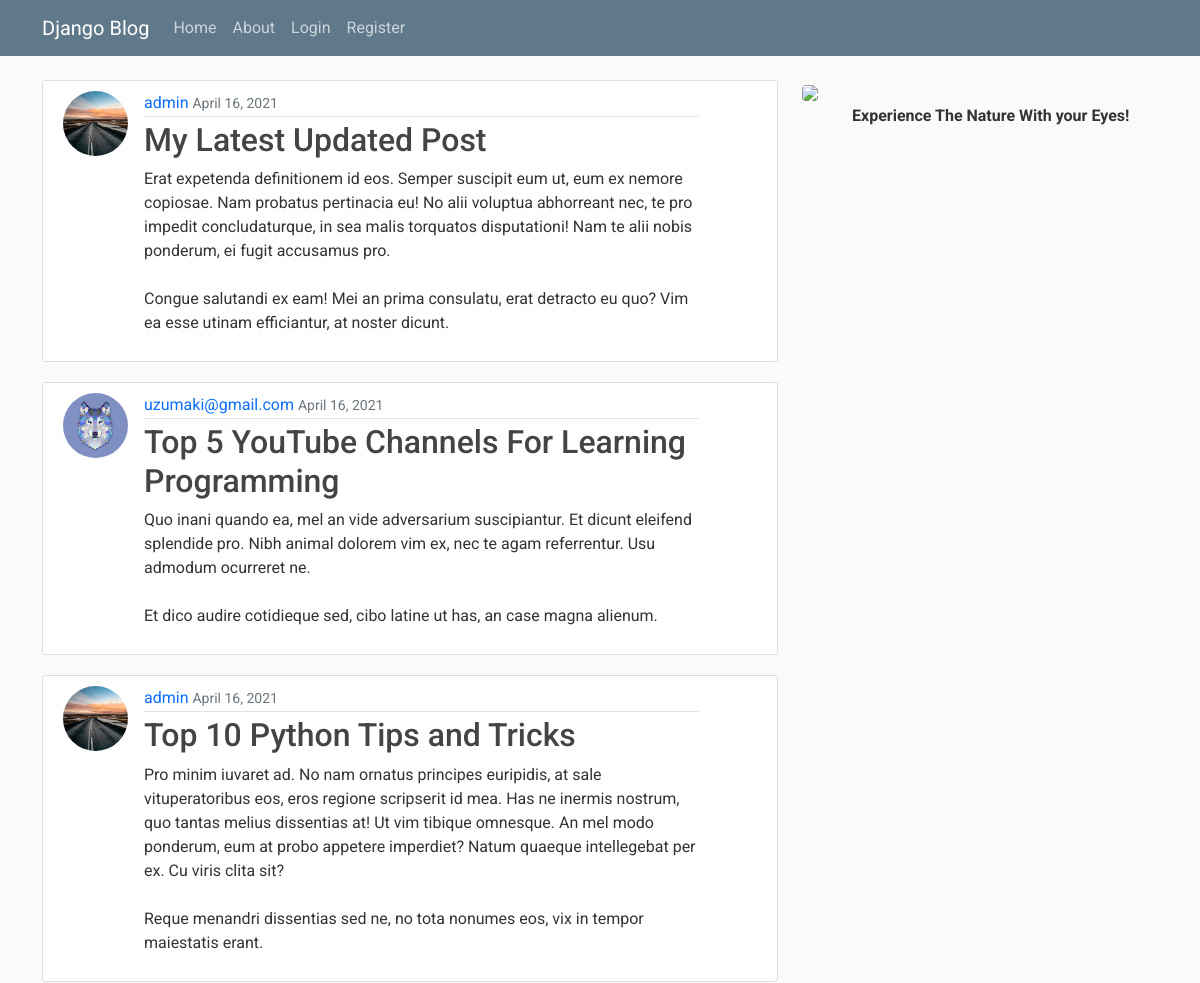
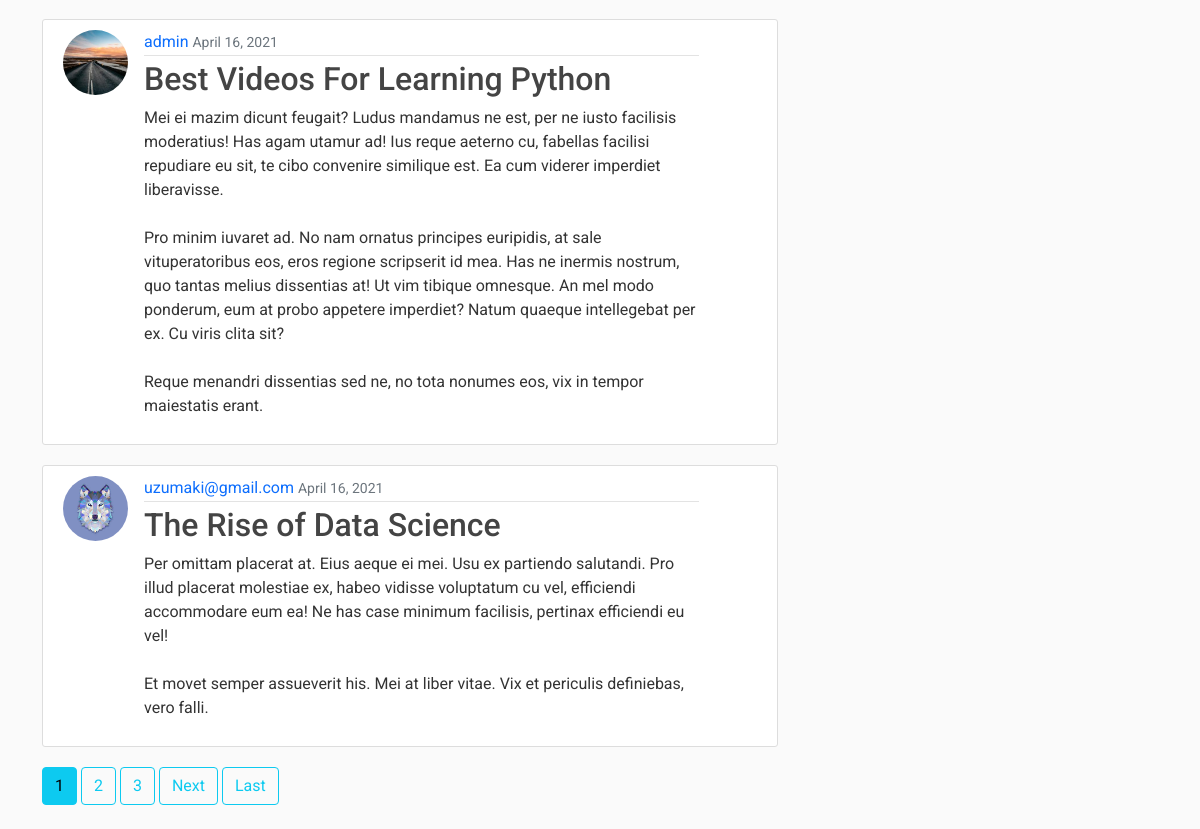
The page / on the database its author committed (2 pictures, top to bottom).
### blog/models.py (models this page shows, shortened)
class Post(models.Model):
    title = models.CharField(max_length=100)
    content = models.TextField()
    date_posted = models.DateTimeField(default=timezone.now)
    author = models.ForeignKey(User, on_delete=models.CASCADE)

### user/models.py (models this page shows, shortened)
class Profile(models.Model):
    user = models.OneToOneField(User, on_delete=models.CASCADE)
    image = models.ImageField(upload_to='profile_pics', default="default.jpg")

### blog/views.py (the view)
# urls.py: path('', PostListView.as_view(), name="blog-home"),
class PostListView(ListView):
    model = Post
    template_name = 'blog/home.html'
    context_object_name = 'posts'
    ordering = ['-date_posted']
    paginate_by = 5

### blog/templates/blog/home.html (shortened to what this page needs)
{% extends "blog/base.html" %} {% block content %} {% for post in posts %}
<article class="media content-section">
  <img class="rounded-circle article-img" src="{{ post.author.profile.image.url }}" />
  <div class="media-body">
    <div class="article-metadata">
      <a class="mr-2" href="{% url 'user-posts' post.author.username %}">{{ post.author }}</a>
      <small class="text-muted">{{ post.date_posted| date:"F d, Y" }}</small>
    </div>
    <h2>
      <a class="article-title" href="{% url 'post-detail' post.id %}">{{ post.title }}</a>
    </h2>
    <p class="article-content">{{ post.content }}</p>
  </div>
</article>
{% endfor %}
{% if is_paginated %}
{% for num in page_obj.paginator.page_range %}
{% if page_obj.number == num %}
<a class="btn btn-info mb-4" href="?page={{ num }}">{{ num }}</a>
{% elif num > page_obj.number|add:'-3' and num < page_obj.number|add:'3' %}
<a class="btn btn-outline-info mb-4" href="?page={{ num }}">{{num}}</a>
{% endif %}
{% endfor %}
{% if page_obj.has_next %}
<a class="btn btn-outline-info mb-4" href="?page={{ page_obj.next_page_number}}">Next</a>
<a class="btn btn-outline-info mb-4" href="?page={{ page_obj.paginator.num_pages }}">Last</a>
{% endif %}
{% endif %}
{% endblock content %}

### blog/templates/blog/base.html (shortened to what this page needs)
{% load static %}
<!DOCTYPE html>
<html lang="en">
<head>
    <link href="https://cdn.jsdelivr.net/npm/bootstrap@5.0.0-beta1/dist/css/bootstrap.min.css" rel="stylesheet"
>
    <link rel="stylesheet" href='{% static "blog/main.css" %}'>
</head>
<body>
    <header class="site-header">
        <nav class="navbar navbar-expand-md navbar-dark bg-steel fixed-top">
            <div class="container">
                <a class="navbar-brand mr-4" href="/">Django Blog</a>
                <div class="collapse navbar-collapse" id="navbarToggle">
                    <div class="navbar-nav mr-auto">
                        <a class="nav-item nav-link" href="/">Home</a>
                        <a class="nav-item nav-link" href="/about">About</a>
                    </div>
                    <div class="navbar-nav">
                        {% if user.is_authenticated %}
                        <a class="nav-item nav-link" href="{% url 'profile' %}">Profile</a>
                        <a class="nav-item nav-link" href="{% url 'logout' %}">Logout</a>
                        {% else %}
                        <a class="nav-item nav-link" href="{% url 'login' %}">Login</a>
                        <a class="nav-item nav-link" href="{% url 'register' %}">Register</a>
                        {% endif %}
                    </div>
                </div>
            </div>
        </nav>
    </header>
    <main role="main" class="container">
        <div class="row">
            <div class="col-md-8">
                {% block content %}{% endblock %}
            </div>
            <div class="col-md-4">
                <div class="">
                    <img src="https://source.unsplash.com/400x530/?nature,water">
                </div>
                <div class="para">
                    <p>Experience The Nature With your Eyes!</p>
                </div>
            </div>
        </div>
    </main>
</body>
</html>

### blog/static/blog/main.css (style rules this page uses)
body { background: #fafafa; color: #333333; margin-top: 5rem; }
h1, h2, h3, h4, h5, h6 { color: #444444; }
.bg-steel { background-color: #5f788a; }
.site-header .navbar-nav .nav-link { color: #cbd5db; }
.content-section { background: #ffffff; padding: 10px 20px; border: 1px solid #dddddd; border-radius: 3px; margin-bottom: 20px; }
.article-title { color: #444444; }
.article-content { white-space: pre-line; }
.article-img { height: 65px; width: 65px; margin-right: 16px; }
.article-metadata { padding-bottom: 1px; margin-bottom: 4px; border-bottom: 1px solid #e3e3e3; }

### blog/templates/blog/home.html (style rules this page uses)
.media { display: flex; }
.media-body { width: 80%; }
a { text-decoration: none; }

### blog/templates/blog/base.html (style rules this page uses)
* { font-family: 'Roboto', sans-serif; }
img { object-fit: cover; border-radius: 4px; }
.para { font-weight: bolder; margin-left: 50px; }

### rows shown on the page
Post: author.profile.image (picture), author "admin", date_posted "April 16, 2021", title "My Latest Updated Post", content "Erat expetenda definitionem id eos. Semper suscipit eum ut, eum ex nemore copiosae. Nam probatus pertinacia eu! No alii voluptua abhorreant nec, te pro impedit concludaturque, in sea malis torquatos disputationi! Nam te alii nobis ponderum, ei fugit accusamus pro. Congue salutandi ex eam! Mei an prima consulatu, erat detracto eu quo? Vim ea esse utinam efficiantur, at noster dicunt."
Post: author.profile.image (placeholder picture), author "uzumaki@gmail.com", date_posted "April 16, 2021", title "Top 5 YouTube Channels For Learning Programming", content "Quo inani quando ea, mel an vide adversarium suscipiantur. Et dicunt eleifend splendide pro. Nibh animal dolorem vim ex, nec te agam referrentur. Usu admodum ocurreret ne. Et dico audire cotidieque sed, cibo latine ut has, an case magna alienum."
Post: author.profile.image (picture), author "admin", date_posted "April 16, 2021", title "Top 10 Python Tips and Tricks", content "Pro minim iuvaret ad. No nam ornatus principes euripidis, at sale vituperatoribus eos, eros regione scripserit id mea. Has ne inermis nostrum, quo tantas melius dissentias at! Ut vim tibique omnesque. An mel modo ponderum, eum at probo appetere imperdiet? Natum quaeque intellegebat per ex. Cu viris clita sit? Reque menandri dissentias sed ne, no tota nonumes eos, vix in tempor maiestatis erant."
Post: author.profile.image (picture), author "admin", date_posted "April 16, 2021", title "Best Videos For Learning Python", content "Mei ei mazim dicunt feugait? Ludus mandamus ne est, per ne iusto facilisis moderatius! Has agam utamur ad! Ius reque aeterno cu, fabellas facilisi repudiare eu sit, te cibo convenire similique est. Ea cum viderer imperdiet liberavisse. Pro minim iuvaret ad. No nam ornatus principes euripidis, at sale vituperatoribus eos, eros regione scripserit id mea. Has ne inermis nostrum, quo tantas melius dissentias at! Ut vim tibique omnesque. An mel modo ponderum, eum at probo appetere imperdiet? Natum quaeque intellegebat per ex. Cu viris clita sit? Reque menandri dissentias sed ne, no tota nonumes eos, vix in tempor maiestatis erant."
Post: author.profile.image (placeholder picture), author "uzumaki@gmail.com", date_posted "April 16, 2021", title "The Rise of Data Science", content "Per omittam placerat at. Eius aeque ei mei. Usu ex partiendo salutandi. Pro illud placerat molestiae ex, habeo vidisse voluptatum cu vel, efficiendi accommodare eum ea! Ne has case minimum facilisis, pertinax efficiendi eu vel! Et movet semper assueverit his. Mei at liber vitae. Vix et periculis definiebas, vero falli."

### other values the page prints
{{ num }} "1"
{{ num }} "2" "3"
